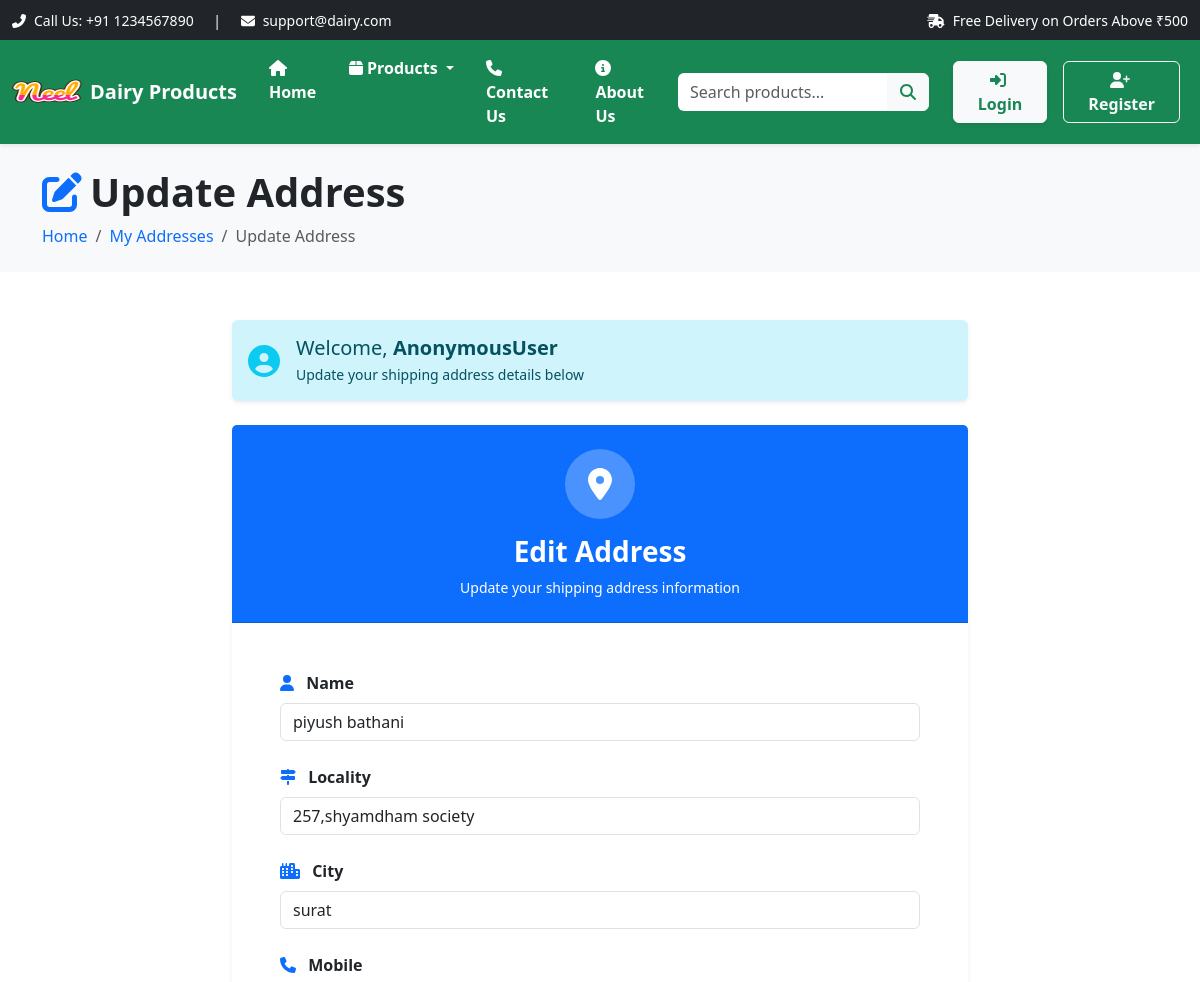
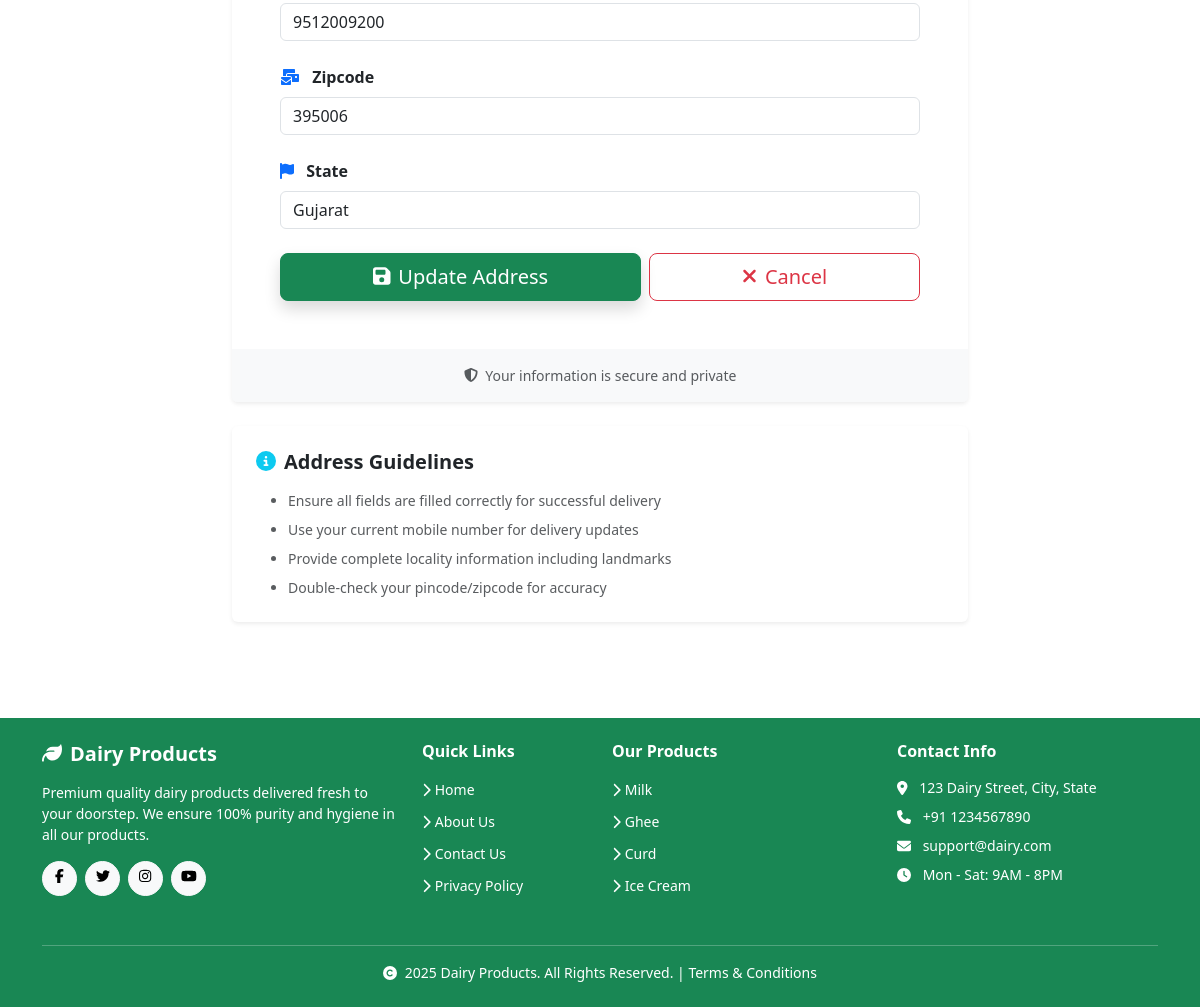
The app's page /updateaddress/6/ with its own data (2 pictures, top to bottom).
### app/models.py (models this page shows, shortened)
class Customer(models.Model):
    user = models.ForeignKey(User, on_delete=models.CASCADE)
    name = models.CharField(max_length=200)
    locality = models.CharField(max_length=200)
    city = models.CharField(max_length=50)
    mobile = models.CharField(max_length=10)
    zipcode = models.CharField(max_length=10)
    state = models.CharField(choices=STATE_CHOICES, max_length=50)

### app/views.py (the view, shortened to what this page needs)
# urls.py: path('updateaddress/<int:pk>/', views.update_address.as_view(), name='update-address'),
class update_address(View):
    def get(self, request, pk):
        add = Customer.objects.get(pk=pk)
        form = CustomerProfileForm(instance=add)
        return render(request, 'app/updateaddress.html', locals())

### app/forms.py
class CustomerProfileForm(forms.ModelForm):
    class Meta:
        model = Customer
        fields = ['name', 'locality', 'city', 'mobile', 'zipcode', 'state']
        widgets = {
            'name': forms.TextInput(attrs={
                'class': 'form-control',
                'placeholder': 'Enter your full name'
            }),
            'locality': forms.TextInput(attrs={
                'class': 'form-control',
                'placeholder': 'Enter your locality/area'
            }),
            'city': forms.TextInput(attrs={
                'class': 'form-control',
                'placeholder': 'Enter your city'
            }),
            'mobile': forms.TextInput(attrs={
                'class': 'form-control',
                'placeholder': 'Enter your mobile number'
            }),
            'zipcode': forms.TextInput(attrs={
                'class': 'form-control',
                'placeholder': 'Enter your zipcode/pincode'
            }),
            'state': forms.Select(attrs={
                'class': 'form-control'
            }),
        }

### app/templates/app/updateaddress.html (shortened to what this page needs)
{% extends 'app/layout.html' %}
{% load static %}
{% block content %}
<div class="bg-light py-4 mb-4">
  <div class="container">
    <div class="row">
      <div class="col-12">
        <h1 class="display-6 fw-bold text-dark mb-2">
          <i class="fas fa-edit text-primary me-2"></i>Update Address
        </h1>
        <nav aria-label="breadcrumb">
          <ol class="breadcrumb mb-0">
            <li class="breadcrumb-item"><a href="{% url 'home' %}" class="text-decoration-none">Home</a></li>
            <li class="breadcrumb-item"><a href="{% url 'customer-address' %}" class="text-decoration-none">My Addresses</a></li>
            <li class="breadcrumb-item active" aria-current="page">Update Address</li>
          </ol>
        </nav>
      </div>
    </div>
  </div>
</div>
<div class="container my-5">
  <div class="row justify-content-center">
    <div class="col-lg-8 col-md-10">
      <div class="alert alert-info border-0 shadow-sm mb-4" role="alert">
        <div class="d-flex align-items-center">
          <i class="fas fa-user-circle fa-2x text-info me-3"></i>
          <div>
            <h5 class="alert-heading mb-1">Welcome, <span class="text-capitalize fw-bold">{{ request.user }}</span></h5>
            <p class="mb-0 small">Update your shipping address details below</p>
          </div>
        </div>
      </div>
      <div class="card border-0 shadow-sm">
        <div class="card-header bg-primary text-white py-4">
          <div class="text-center">
            <div class="bg-white bg-opacity-25 rounded-circle d-inline-flex align-items-center justify-content-center mb-3" style="width: 70px; height: 70px;">
              <i class="fas fa-map-marker-alt fa-2x text-white"></i>
            </div>
            <h3 class="mb-0 fw-bold">Edit Address</h3>
            <p class="mb-0 mt-2 small">Update your shipping address information</p>
          </div>
        </div>
        <div class="card-body p-4 p-md-5">
          <form action="" method="post">
            {% for fm in form %}
              <div class="mb-4">
                <label for="{{ fm.id_for_label }}" class="form-label fw-bold text-dark">
                  {% if fm.name == 'name' %}
                    <i class="fas fa-user me-2 text-primary"></i>
                  {% elif fm.name == 'locality' %}
                    <i class="fas fa-map-signs me-2 text-primary"></i>
                  {% elif fm.name == 'city' %}
                    <i class="fas fa-city me-2 text-primary"></i>
                  {% elif fm.name == 'mobile' %}
                    <i class="fas fa-phone me-2 text-primary"></i>
                  {% elif fm.name == 'zipcode' %}
                    <i class="fas fa-mail-bulk me-2 text-primary"></i>
                  {% elif fm.name == 'state' %}
                    <i class="fas fa-flag me-2 text-primary"></i>
                  {% else %}
                    <i class="fas fa-edit me-2 text-primary"></i>
                  {% endif %}
                  {{ fm.label }}
                </label>
                {{ fm }}
              </div>
            {% endfor %}
            <div class="d-flex gap-2 mt-4">
              <button type="submit" class="btn btn-success btn-lg flex-fill shadow">
                <i class="fas fa-save me-2"></i>Update Address
              </button>
              <a href="{% url 'customer-address' %}" class="btn btn-outline-danger btn-lg flex-fill">
                <i class="fas fa-times me-2"></i>Cancel
              </a>
            </div>
          </form>
        </div>
        <div class="card-footer bg-light border-0 py-3">
          <div class="text-center text-muted small">
            <i class="fas fa-shield-alt me-1"></i>
            Your information is secure and private
          </div>
        </div>
      </div>
      <div class="card border-0 shadow-sm mt-4">
        <div class="card-body p-4">
          <h5 class="fw-bold mb-3">
            <i class="fas fa-info-circle text-info me-2"></i>Address Guidelines
          </h5>
          <ul class="mb-0 text-muted small">
            <li class="mb-2">Ensure all fields are filled correctly for successful delivery</li>
            <li class="mb-2">Use your current mobile number for delivery updates</li>
            <li class="mb-2">Provide complete locality information including landmarks</li>
            <li class="mb-0">Double-check your pincode/zipcode for accuracy</li>
          </ul>
        </div>
      </div>
    </div>
  </div>
</div>
{% endblock %}

### records on screen
Customer: form "piyush bathani" "257,shyamdham society" "surat" "9512009200" "395006" "Gujarat"

### other values on screen
{{ request.user }} "AnonymousUser"
{{ fm.label }} "Name" "Locality" "City" "Mobile" "Zipcode" "State"
